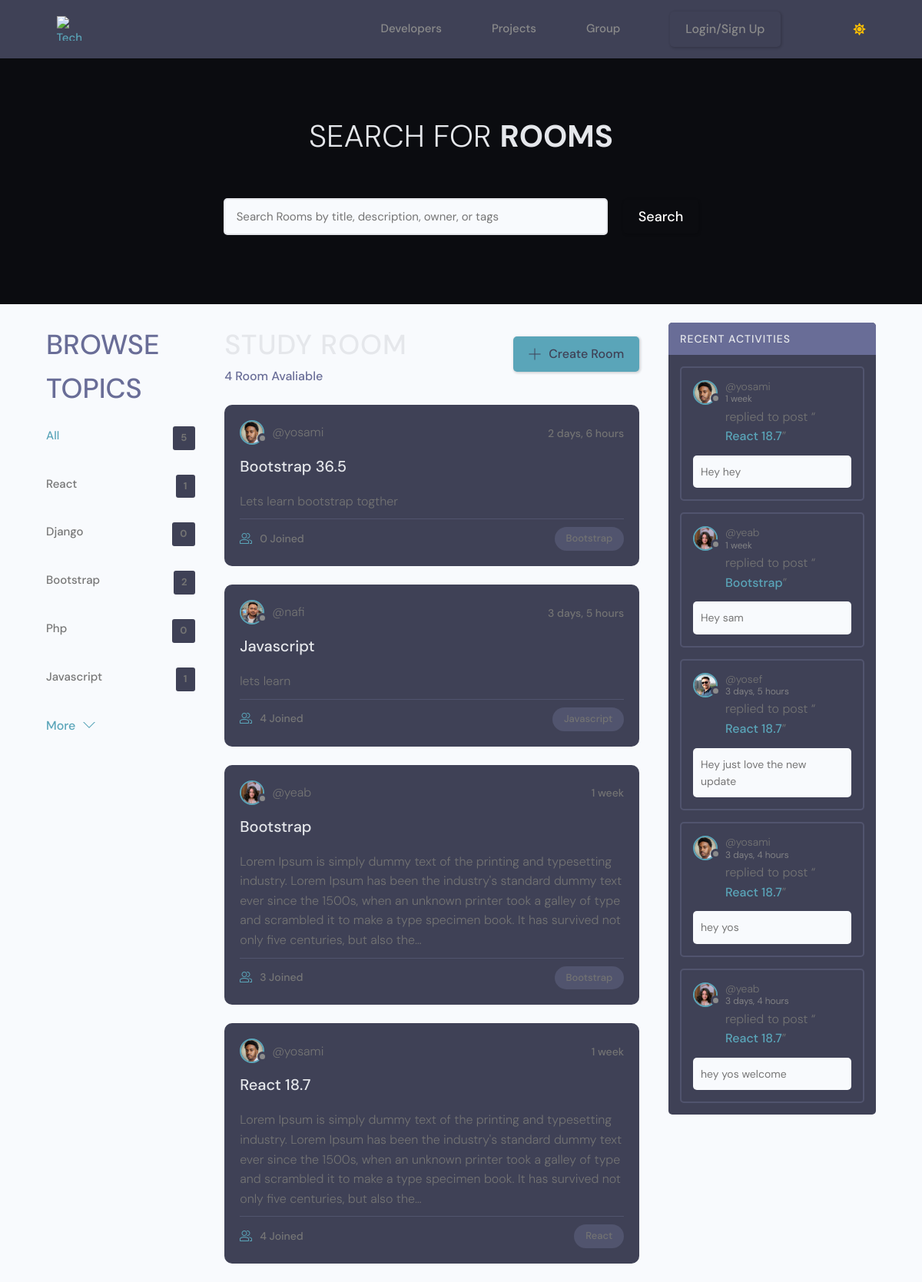
Before: /group/ with the older database file.
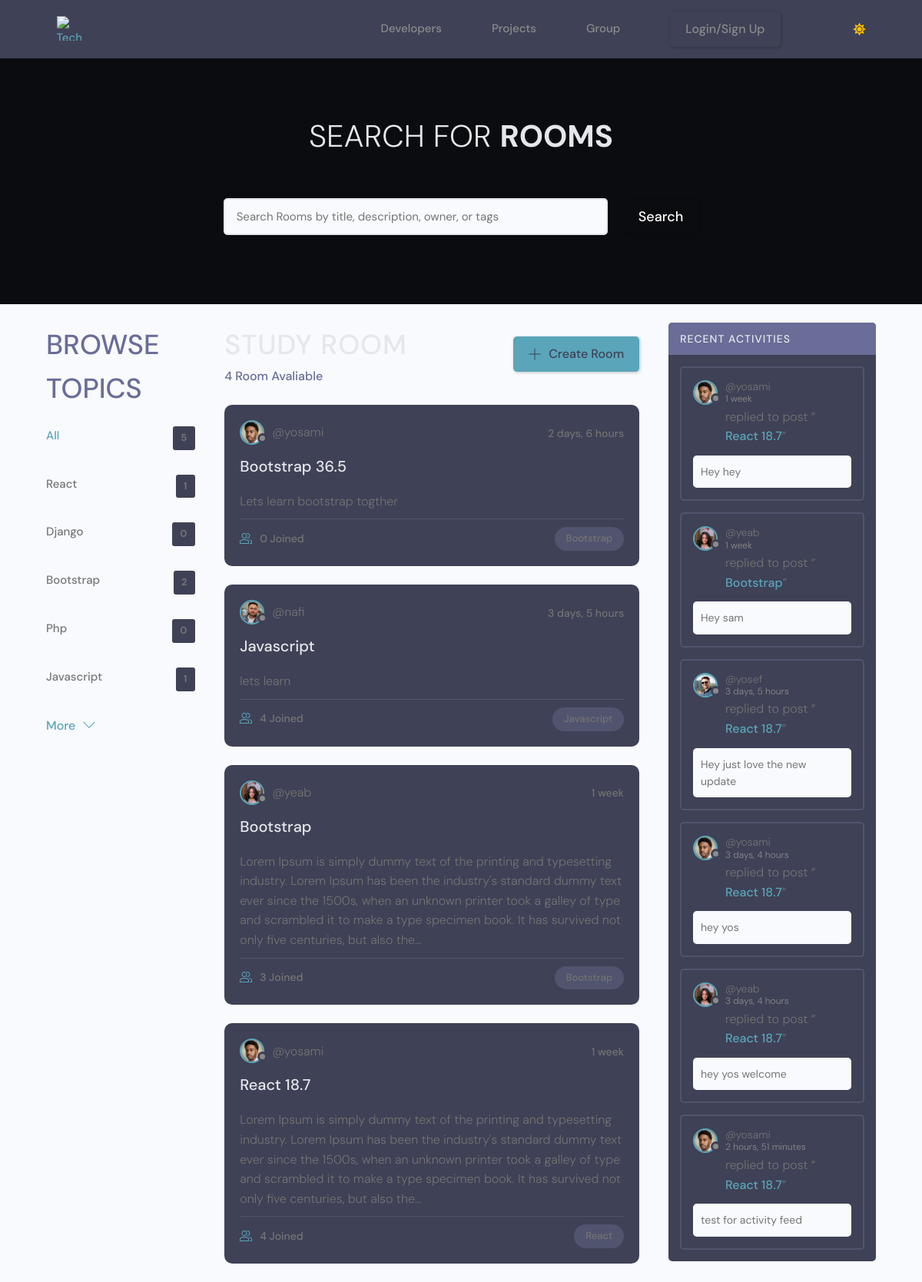
After: the same page with the newer database file.
### group/models.py (models this page shows, shortened)
class Topic(models.Model):
    name = models.CharField(max_length=200)

class Room(models.Model):
    id = models.UUIDField(default=uuid.uuid4, primary_key=True, unique=True, editable=False, )
    host = models.ForeignKey(User, on_delete=models.SET_NULL, null=True)
    topic = models.ForeignKey(Topic, on_delete=models.SET_NULL, null=True)
    name = models.CharField(max_length=200)
    description = models.TextField(null=True, blank=True)
    participants = models.ManyToManyField(
        User, related_name='participants', blank=True)
    updated = models.DateTimeField(auto_now=True)
    created = models.DateTimeField(auto_now_add=True)
    class Meta:
        ordering = ['-updated', '-created']
    def __str__(self):
        return self.name

class Message(models.Model):
    id = models.UUIDField(default=uuid.uuid4, primary_key=True, unique=True, editable=False, )
    user = models.ForeignKey(User, on_delete=models.CASCADE)
    room = models.ForeignKey(Room, on_delete=models.CASCADE)
    body = models.TextField()
    updated = models.DateTimeField(auto_now=True)
    created = models.DateTimeField(auto_now_add=True)
    class Meta:
        ordering = ['updated', 'created']

### users/models.py (models this page shows, shortened)
class User(AbstractUser):
    email = models.EmailField(unique=True)
    is_recruiter = models.BooleanField(default=False)
    is_applicant = models.BooleanField(default=False)
    has_resume = models.BooleanField(default=False)
    has_company = models.BooleanField(default=False)

class Profile(models.Model):
    id = models.UUIDField(default=uuid.uuid4, primary_key=True, unique=True, editable=False, )
    user = models.OneToOneField(User, on_delete=models.CASCADE,null=True,blank=True)
    name = models.CharField(max_length=200, blank=True,null=True)
    username = models.CharField(max_length=200, blank=True,null=True,unique=True)
    headline = models.CharField(max_length=200, blank=True,null=True)
    about = models.TextField(blank=True, null=True)
    location = models.CharField(max_length=200, blank=True,null=True)
    profile_image = models.ImageField(null=True, blank=True,upload_to='profiles', default='default_profile.png')
    github_link = models.CharField(max_length=200, blank=True,null=True)
    twitter_link = models.CharField(max_length=200, blank=True,null=True)
    linkedin_link = models.CharField(max_length=200, blank=True,null=True)
    personal_link = models.CharField(max_length=200, blank=True,null=True)
    created_at = models.DateTimeField(auto_now_add=True)

### group/views.py (the view)
# urls.py: path('', views.home, name="home-group"),
def home(request):
    q = request.GET.get('q') if request.GET.get('q') != None else ''
    rooms = Room.objects.filter(
        Q(topic__name__icontains=q) |
        Q(name__icontains=q) |
        Q(description__icontains=q)
    )
    topics = Topic.objects.all()
    room_count = rooms.count()
    room_messages = Message.objects.filter(Q(room__topic__name__icontains=q))
    context = {
        'rooms': rooms,
        'topics': topics,
        'room_count': room_count,
        'room_messages': room_messages,
    }
    return render(request, 'group/home.html', context)

### templates/group/home.html (shortened to what this page needs)
{% extends "main/main.html" %}
{% block content%}
{% include "group/navbar.html" %}
    <main class="layout layout--3">
      <div class="container">
  {% include "group/topic_component.html" %}
        <div class="roomList">
          <div class="roomList__header">
            <div>
              <h2>Study Room</h2>
              <p>{{room_count}} Room Avaliable</p>
            </div>
            <a class="btn btn--main" href="{% url 'create-room' %}">
              <svg version="1.1" xmlns="http://www.w3.org/2000/svg" width="32" height="32" viewBox="0 0 32 32">
                <title>add</title>
                <path
                  d="M16.943 0.943h-1.885v14.115h-14.115v1.885h14.115v14.115h1.885v-14.115h14.115v-1.885h-14.115v-14.115z"
                ></path>
              </svg>
              Create Room
            </a>
          </div>
{% include "group/feed_component.html" %}
        </div>
{% include "group/activity_component.html" %}
      </div>
    </main>
{% endblock content %}

### templates/group/topic_component.html
<div class="topics">
    <div class="topics__header">
      <h2>Browse Topics</h2>
    </div>
    <ul class="topics__list">
      <li>
        <a href="{% url 'home-group'%}" class="active">All <span>{{topics.count}}</span></a>
      </li>
    {% for topic in topics %}
        <li>
            <a href="{% url 'home-group'%}?q={{topic.name}}">{{topic.name}}<span>{{topic.room_set.all.count}}</span></a>
        </li>
      {% endfor %}
    </ul>
    <a class="btn btn--link" href="topics.html">
      More
      <svg version="1.1" xmlns="http://www.w3.org/2000/svg" width="32" height="32" viewBox="0 0 32 32">
        <title>chevron-down</title>
        <path d="M16 21l-13-13h-3l16 16 16-16h-3l-13 13z"></path>
      </svg>
    </a>
  </div>

### templates/group/feed_component.html (shortened to what this page needs)
{% for room in rooms %}
<div class="roomListRoom">
    <div class="roomListRoom__header">
      <a href="" class="roomListRoom__author">
        <div class="avatar avatar--small">
          <img src="{{room.host.profile.profile_image.url}}" />
        </div>
        <span>@{{room.host.username}}</span>
      </a>
      <div class="roomListRoom__actions">
        <span>{{room.created|timesince}}</span>
      </div>
    </div>
    <div class="roomListRoom__content">
      <a href="{% url 'room' room.id %}">{{room.name}}</a>
      <p>
        {{room.description|truncatechars:300}}
      </p>
    </div>
    <div class="roomListRoom__meta">
      <a href="{% url 'room' room.id %}" class="roomListRoom__joined">
        {{room.participants.all.count}} Joined
      </a>
      <p class="roomListRoom__topic">{{room.topic.name}}</p>
    </div>
  </div>
{% endfor %}

### templates/group/activity_component.html (shortened to what this page needs)
<div class="activities">
    <div class="activities__header">
      <h2>Recent Activities</h2>
    </div>
    {% for message in room_messages %}
    <div class="activities__box">
      <div class="activities__boxHeader roomListRoom__header">
        <a href="{% url 'user-profile' message.user.profile.id %}" class="roomListRoom__author">
          <div class="avatar avatar--small">
            <img src="{{message.user.profile.profile_image.url}}" />
          </div>
          <p>
            @{{message.user}}
            <span> {{ message.created|timesince }}</span>
          </p>
        </a>
      </div>
      <div class="activities__boxContent">
        <p>replied to post “<a href="{% url 'room' message.room.id %}">{{message.room}}</a>”</p>
        <div class="activities__boxRoomContent">
          {{message.body|truncatechars:100}}
        </div>
      </div>
    </div>
    {% endfor %}
  </div>

Changed rows visible on the page:
added Message: user.profile.profile_image (picture), user "yosami", created "2 hours, 51 minutes", room "React 18.7", body "test for activity feed"
